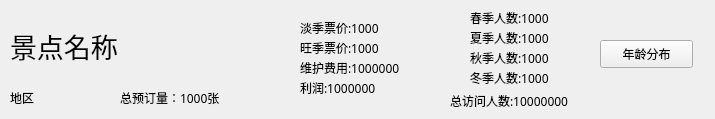
<?xml version="1.0" encoding="UTF-8"?>
<ui version="4.0">
 <class>show_admin_site</class>
 <widget class="QWidget" name="show_admin_site">
  <property name="geometry">
   <rect>
    <x>0</x>
    <y>0</y>
    <width>715</width>
    <height>119</height>
   </rect>
  </property>
  <property name="windowTitle">
   <string>Form</string>
  </property>
  <widget class="QLabel" name="name">
   <property name="geometry">
    <rect>
     <x>10</x>
     <y>10</y>
     <width>281</width>
     <height>71</height>
    </rect>
   </property>
   <property name="font">
    <font>
     <family>等线</family>
     <pointsize>20</pointsize>
     <weight>50</weight>
     <bold>false</bold>
    </font>
   </property>
   <property name="text">
    <string>景点名称</string>
   </property>
  </widget>
  <widget class="QLabel" name="all_order">
   <property name="geometry">
    <rect>
     <x>120</x>
     <y>90</y>
     <width>201</width>
     <height>16</height>
    </rect>
   </property>
   <property name="font">
    <font>
     <family>微软雅黑</family>
    </font>
   </property>
   <property name="text">
    <string>总预订量：1000张</string>
   </property>
  </widget>
  <widget class="QLabel" name="area">
   <property name="geometry">
    <rect>
     <x>10</x>
     <y>90</y>
     <width>101</width>
     <height>16</height>
    </rect>
   </property>
   <property name="font">
    <font>
     <family>微软雅黑</family>
    </font>
   </property>
   <property name="text">
    <string>地区</string>
   </property>
  </widget>
  <widget class="QLabel" name="price_low">
   <property name="geometry">
    <rect>
     <x>300</x>
     <y>20</y>
     <width>161</width>
     <height>16</height>
    </rect>
   </property>
   <property name="font">
    <font>
     <family>微软雅黑</family>
    </font>
   </property>
   <property name="text">
    <string>淡季票价:1000</string>
   </property>
  </widget>
  <widget class="QLabel" name="price_high">
   <property name="geometry">
    <rect>
     <x>300</x>
     <y>40</y>
     <width>161</width>
     <height>16</height>
    </rect>
   </property>
   <property name="font">
    <font>
     <family>微软雅黑</family>
    </font>
   </property>
   <property name="text">
    <string>旺季票价:1000</string>
   </property>
  </widget>
  <widget class="QLabel" name="profit">
   <property name="geometry">
    <rect>
     <x>300</x>
     <y>80</y>
     <width>161</width>
     <height>16</height>
    </rect>
   </property>
   <property name="font">
    <font>
     <family>微软雅黑</family>
    </font>
   </property>
   <property name="text">
    <string>利润:1000000</string>
   </property>
  </widget>
  <widget class="QLabel" name="ma_price">
   <property name="geometry">
    <rect>
     <x>300</x>
     <y>60</y>
     <width>161</width>
     <height>16</height>
    </rect>
   </property>
   <property name="font">
    <font>
     <family>微软雅黑</family>
    </font>
   </property>
   <property name="text">
    <string>维护费用:1000000</string>
   </property>
  </widget>
  <widget class="QLabel" name="all_num">
   <property name="geometry">
    <rect>
     <x>450</x>
     <y>85</y>
     <width>251</width>
     <height>31</height>
    </rect>
   </property>
   <property name="font">
    <font>
     <family>微软雅黑</family>
    </font>
   </property>
   <property name="text">
    <string>总访问人数:10000000</string>
   </property>
  </widget>
  <widget class="QLabel" name="autumn">
   <property name="geometry">
    <rect>
     <x>470</x>
     <y>50</y>
     <width>161</width>
     <height>16</height>
    </rect>
   </property>
   <property name="font">
    <font>
     <family>微软雅黑</family>
    </font>
   </property>
   <property name="text">
    <string>秋季人数:1000</string>
   </property>
  </widget>
  <widget class="QLabel" name="winter">
   <property name="geometry">
    <rect>
     <x>470</x>
     <y>70</y>
     <width>161</width>
     <height>16</height>
    </rect>
   </property>
   <property name="font">
    <font>
     <family>微软雅黑</family>
    </font>
   </property>
   <property name="text">
    <string>冬季人数:1000</string>
   </property>
  </widget>
  <widget class="QLabel" name="summer">
   <property name="geometry">
    <rect>
     <x>470</x>
     <y>30</y>
     <width>161</width>
     <height>16</height>
    </rect>
   </property>
   <property name="font">
    <font>
     <family>微软雅黑</family>
    </font>
   </property>
   <property name="text">
    <string>夏季人数:1000</string>
   </property>
  </widget>
  <widget class="QLabel" name="spring">
   <property name="geometry">
    <rect>
     <x>470</x>
     <y>10</y>
     <width>161</width>
     <height>16</height>
    </rect>
   </property>
   <property name="font">
    <font>
     <family>微软雅黑</family>
    </font>
   </property>
   <property name="text">
    <string>春季人数:1000</string>
   </property>
  </widget>
  <widget class="QPushButton" name="more_info">
   <property name="geometry">
    <rect>
     <x>600</x>
     <y>40</y>
     <width>93</width>
     <height>28</height>
    </rect>
   </property>
   <property name="text">
    <string>年龄分布</string>
   </property>
  </widget>
 </widget>
 <resources/>
 <connections/>
</ui>
